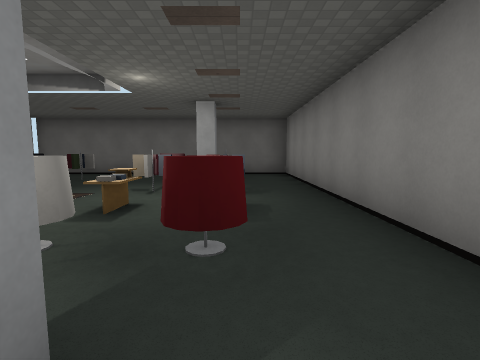
view 1 (above)

24 first-person views from a walk through a level from a Godot 3-D game. The camera is 1.4 m above the floor, tilts 6° down and sees 85° across. The floor is counted in squares, 2 m on a side. Each view is taken from the middle of a square. On the plan, view 1 faces up. The plan holds only what a view shows up to about 9 squares ahead; the rest is blank. The place goes on beyond the plan. Some surface patterns are stand-ins.

view 2
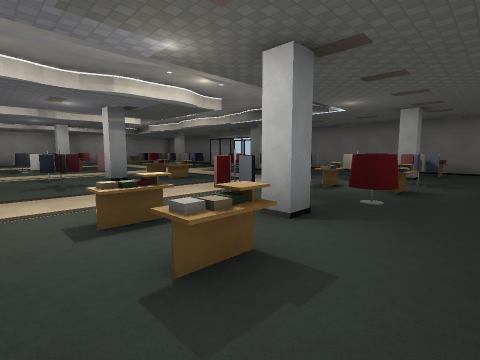

view 3
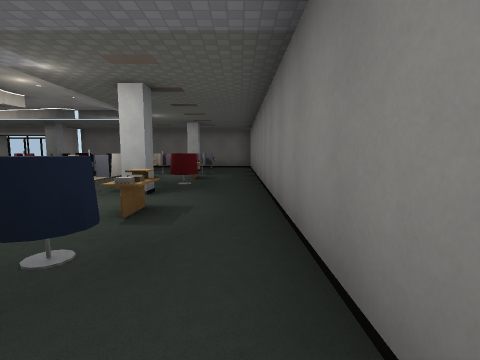

view 4
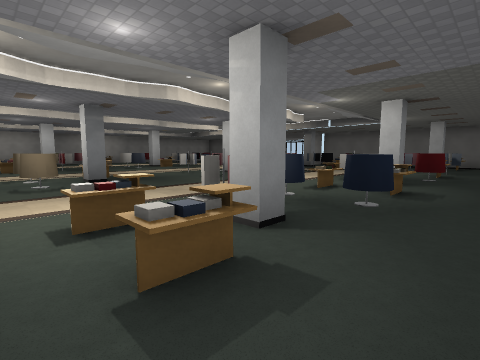

view 5
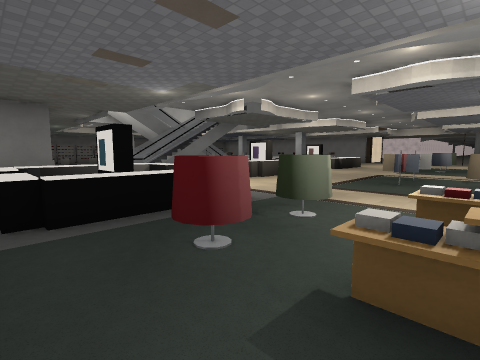

view 6
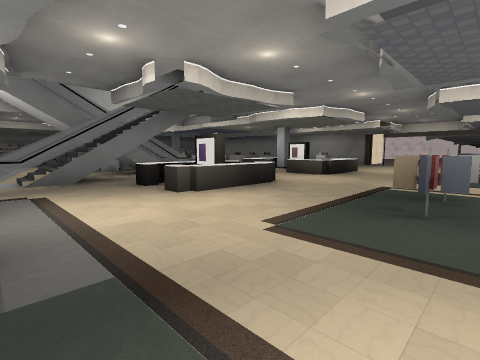

view 7
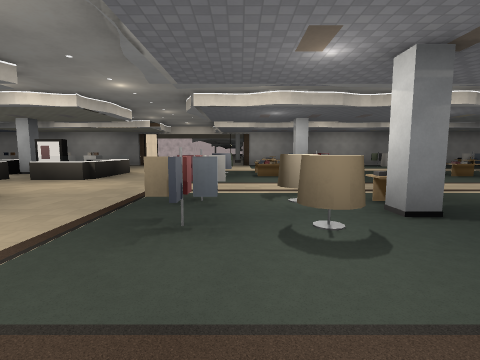

view 8
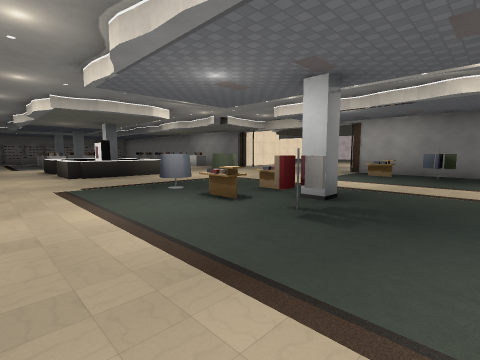

view 9
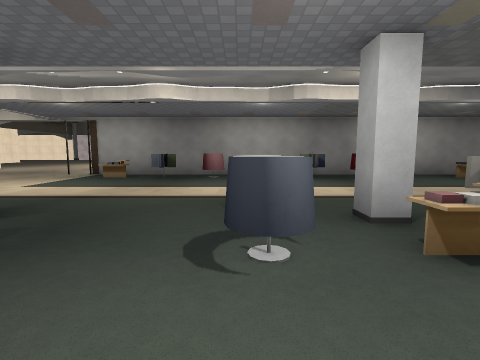

view 10
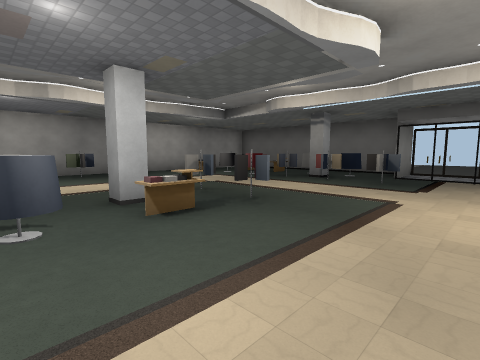

view 11
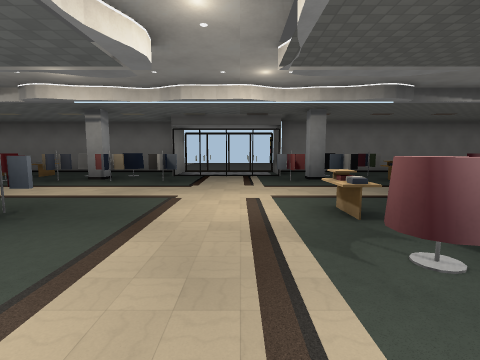

view 12
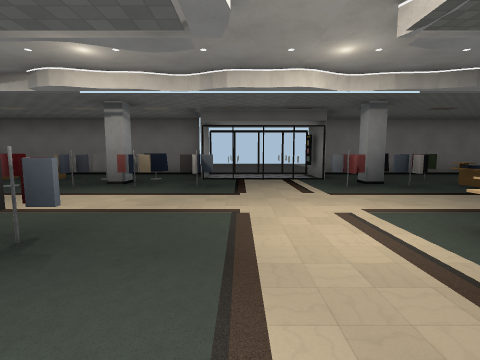

view 13
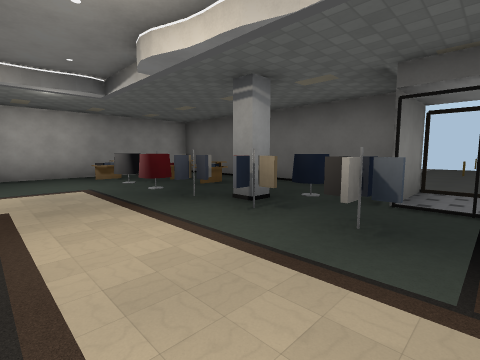

view 14
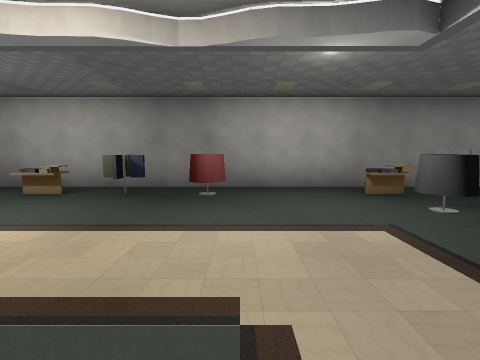

view 15
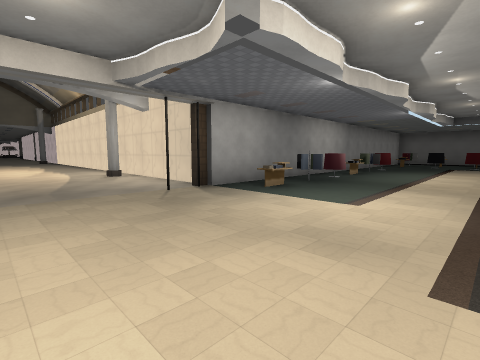

view 16
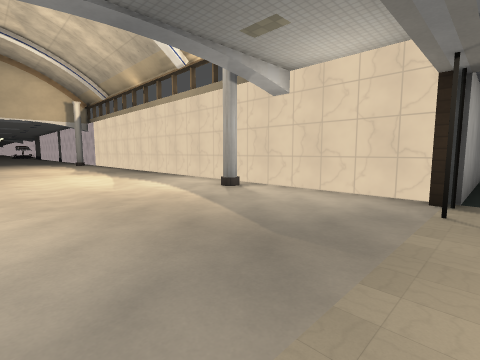

view 17
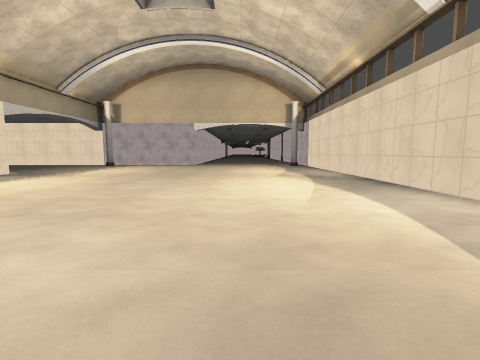

view 18
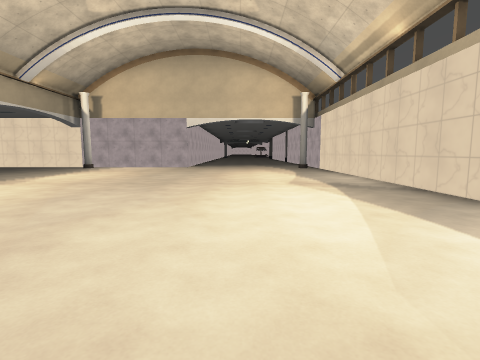

view 19
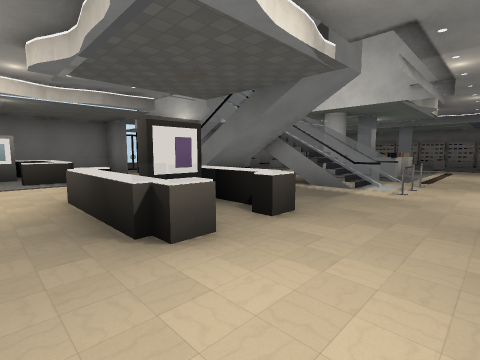

view 20
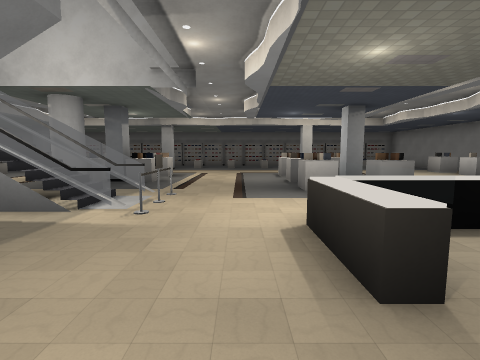

view 21
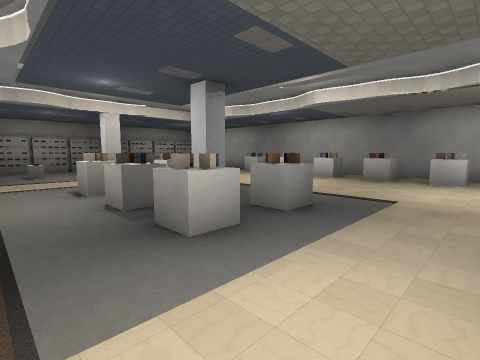

view 22
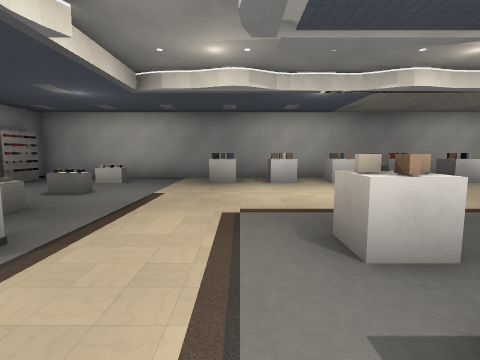

view 23
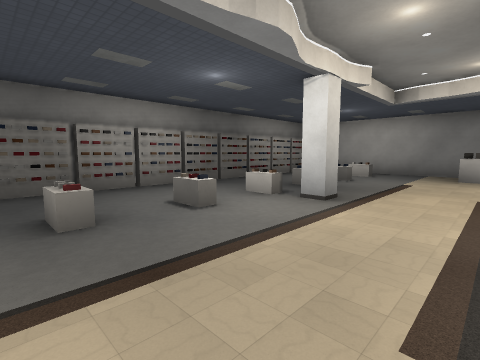

view 24
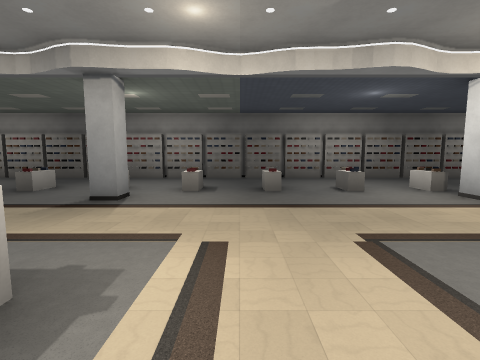

### Floor plan
Key: @ floor where view 1 was taken; # wall or solid block; x gap in a wall; . floor; = window, fence, low wall or low ledge; ^ raised ledge.
Columns run from 30 left of view 1 to 2 right of it. Each row starts with its distance up from view 1.
  9              ########  ###### ###
  8             #.......####.... ##.#
  7             #x#^^=#^#######.  =.#
  6             #.#=#####..####.=x..#
  5             #.=######..###..###.#
  4             #...................#
  3             #...............#.^.#
  2             #.x...##...^.^..#x^.#
  1             #x#....^...x....x...#
  0             #.=........##...##@.#
 -1             #.....^^...##...^.^.#
 -2             #.#............. x^.#
 -3             #x#............. ...#
 -4             #.....##...^#...##..
 -5 #############.=...^^...^##..^.^.
 -6 ............#.....=....x.x......
 -7 ..................##...#x#..#=#.
 -8 ............................^^^^
 -9 ............................ ###
-10 ..............    ^^^..^^^..^##^#
-11 ..........         #^...#... =. #
-12 .........          ##..^^^..
-13 ........    #     ##^....###  ##
-14 .......     #..... =..=#####
-15 ......      #.^.......#### .
-16 ....        #.^...^^...... .
-17    #        #...............
-18             #.^........#x^
-19             #.^...^^...^.^
-20             #.^..........
-21             #.............
-22             #.....#.....#..
-23             #.^..^=.^..^=.^.
-24             #................
-25             #................
-26             ##################

Positions as (right, up) in squares from view 1, and headings:
1: (0, 0), facing up
2: (1, -2), facing up-left
3: (1, -4), facing up
4: (1, -6), facing up-left
5: (1, -5), facing down-left
6: (-2, -6), facing down-left
7: (-3, -6), facing left
8: (-8, -2), facing down-left
9: (-9, -1), facing left
10: (-8, -1), facing up-left
11: (-8, -1), facing up
12: (-9, 0), facing up
13: (-9, 3), facing up-left
14: (-12, 3), facing left
15: (-13, -9), facing up-left
16: (-17, -10), facing up-left
17: (-19, -9), facing left
18: (-21, -9), facing left
19: (-9, -9), facing down-right
20: (-9, -11), facing down
21: (-9, -14), facing down-left
22: (-10, -20), facing left
23: (-8, -20), facing down-left
24: (-8, -18), facing down
